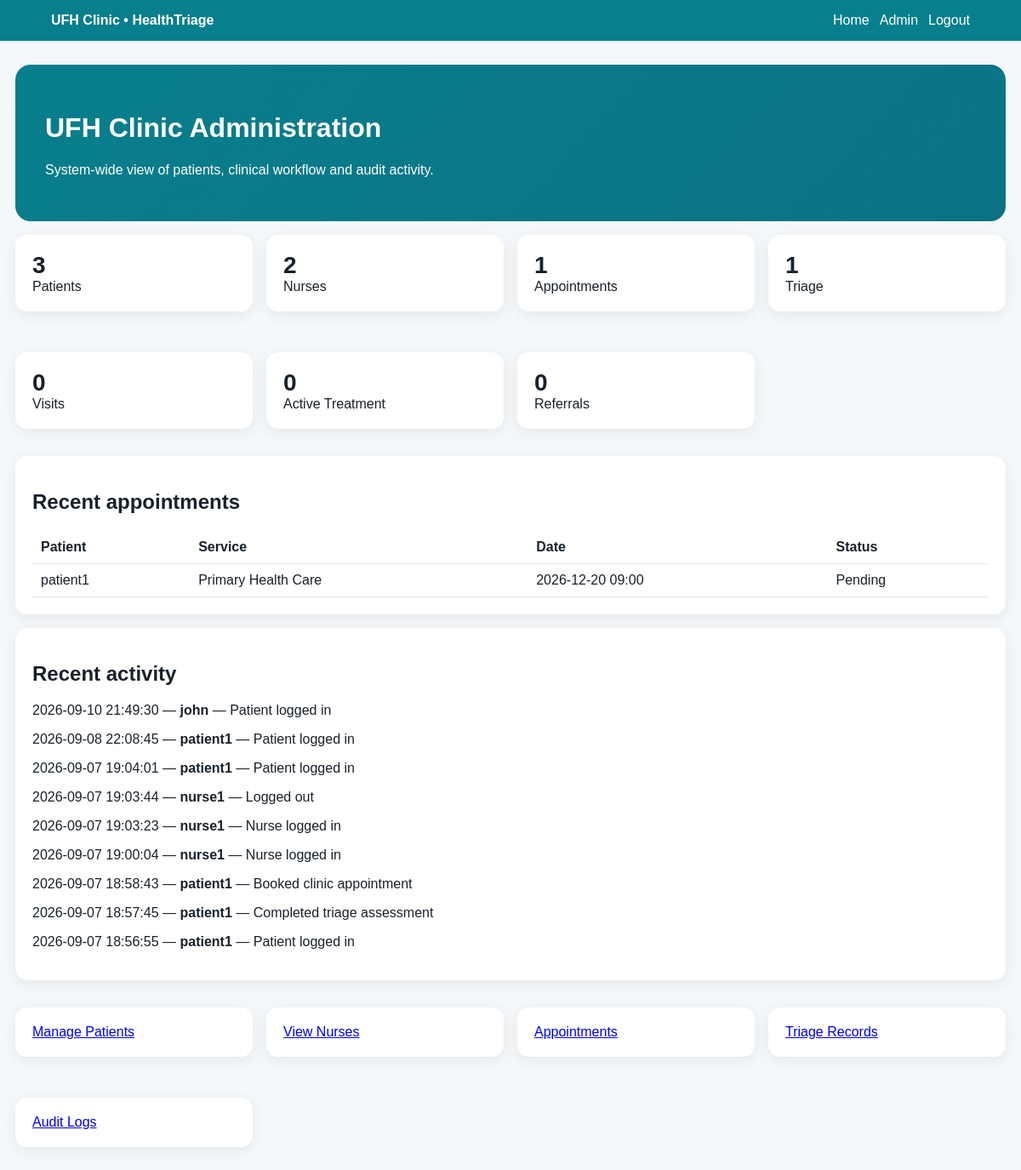
The app's page /admin/dashboard (signed in) with its own data.
### tables this page shows
CREATE TABLE appointments (
        id INTEGER PRIMARY KEY AUTOINCREMENT,
        patient_id INTEGER NOT NULL,
        patient_name TEXT NOT NULL,
        service TEXT NOT NULL DEFAULT 'Consultation',
        nurse_name TEXT DEFAULT '',
        appointment_date TEXT NOT NULL,
        appointment_time TEXT NOT NULL,
        reason TEXT NOT NULL,
        notes TEXT DEFAULT '',
        status TEXT NOT NULL DEFAULT 'Pending',
        nurse_notes TEXT DEFAULT '',
        created_at TEXT NOT NULL,
        FOREIGN KEY(patient_id) REFERENCES users(id)
    );

CREATE TABLE activity_logs (
        id INTEGER PRIMARY KEY AUTOINCREMENT,
        user_id INTEGER,
        user_name TEXT,
        user_role TEXT,
        action TEXT NOT NULL,
        created_at TEXT NOT NULL
    );

### app.py (the view)
@app.route('/admin/dashboard')
def admin_dashboard():
    d=require_role('admin','admin_login');
    if d:return d
    c=get_db(); stats={k:c.execute(q).fetchone()[0] for k,q in {'patients':"SELECT COUNT(*) FROM users WHERE role='patient'",'nurses':"SELECT COUNT(*) FROM users WHERE role='nurse'",'appointments':'SELECT COUNT(*) FROM appointments','triage':'SELECT COUNT(*) FROM triage_records','visits':'SELECT COUNT(*) FROM visits','active_treatment':"SELECT COUNT(*) FROM treatment_records WHERE status='Active'",'referrals':'SELECT COUNT(*) FROM referrals'}.items()}; ap=c.execute('SELECT * FROM appointments ORDER BY created_at DESC LIMIT 8').fetchall(); logs=c.execute('SELECT * FROM activity_logs ORDER BY created_at DESC LIMIT 10').fetchall(); c.close(); return render_template('adminDashboard.html',name=session['name'],stats=stats,appointments=ap,logs=logs)

### app.py (called while the page is built)
def get_db():
    conn = sqlite3.connect(DB_PATH)
    conn.row_factory = sqlite3.Row
    conn.execute('PRAGMA foreign_keys = ON')
    return conn

def require_role(role, endpoint):
    if session.get('role') != role:
        flash('Please login to continue.', 'error')
        return redirect(url_for(endpoint))
    return None

@app.context_processor
def globals_for_templates():
    return {'services': SERVICES, 'today': date.today().isoformat()}

### templates/adminDashboard.html
{% extends 'base.html' %}{% block title %}Admin Dashboard{% endblock %}{% block content %}<div class="hero"><h1>UFH Clinic Administration</h1><p>System-wide view of patients, clinical workflow and audit activity.</p></div><div class="grid">{% for k,v in stats.items() %}<div class="card"><div class="stat">{{v}}</div><div>{{k.replace('_',' ').title()}}</div></div>{% endfor %}</div><div class="card"><h2>Recent appointments</h2><table class="table"><tr><th>Patient</th><th>Service</th><th>Date</th><th>Status</th></tr>{% for a in appointments %}<tr><td>{{a['patient_name']}}</td><td>{{a['service']}}</td><td>{{a['appointment_date']}} {{a['appointment_time']}}</td><td>{{a['status']}}</td></tr>{% endfor %}</table></div><div class="card"><h2>Recent activity</h2>{% for l in logs %}<p>{{l['created_at']}} — <b>{{l['user_name'] or 'System'}}</b> — {{l['action']}}</p>{% endfor %}</div><div class="grid"><a class="card" href="{{url_for('admin_patients')}}">Manage Patients</a><a class="card" href="{{url_for('admin_nurses')}}">View Nurses</a><a class="card" href="{{url_for('admin_appointments')}}">Appointments</a><a class="card" href="{{url_for('admin_triage')}}">Triage Records</a><a class="card" href="{{url_for('admin_logs')}}">Audit Logs</a></div>{% endblock %}

### templates/base.html (shortened to what this page needs)
<!doctype html><html lang="en"><head><meta charset="utf-8"><meta name="viewport" content="width=device-width,initial-scale=1"><title>{% block title %}UFH Clinic & HealthTriage{% endblock %}</title></head><body><div class="nav"><div class="brand">UFH Clinic • HealthTriage</div><div class="navlinks"><a href="{{url_for('home')}}">Home</a>{% if session.get('role')=='patient' %}<a href="{{url_for('patient_dashboard')}}">Dashboard</a><a href="{{url_for('patient_records')}}">Digital Records</a><a href="{{url_for('book_appointment')}}">Book</a>{% elif session.get('role')=='nurse' %}<a href="{{url_for('nurse_dashboard')}}">Nurse Dashboard</a>{% elif session.get('role')=='admin' %}<a href="{{url_for('admin_dashboard')}}">Admin</a>{% endif %}{% if session.get('user_id') %}<a href="{{url_for('logout')}}">Logout</a>{% endif %}</div></div><div class="wrap">{% with messages=get_flashed_messages(with_categories=true) %}{% for cat,msg in messages %}<div class="flash {{cat}}">{{msg}}</div>{% endfor %}{% endwith %}{% block content %}{% endblock %}</div></body></html>

### templates/base.html (style rules this page uses)
* { box-sizing:border-box }
body { margin:0;font-family:Arial,Helvetica,sans-serif;background:#f4f8fb;color:#17212b }
.nav { background:#087f8c;color:#fff;padding:15px 5%;display:flex;align-items:center;justify-content:space-between;gap:20px;position:sticky;top:0;z-index:10 }
.nav a { color:#fff;text-decoration:none;margin-left:12px }
.brand { font-weight:800 }
.wrap { max-width:1200px;margin:28px auto;padding:0 18px }
.hero { background:linear-gradient(135deg,#087f8c,#0b7285);color:#fff;border-radius:18px;padding:35px }
.grid { display:grid;grid-template-columns:repeat(auto-fit,minmax(240px,1fr));gap:16px }
.card { background:#fff;border-radius:14px;padding:20px;margin:16px 0;box-shadow:0 4px 18px #00000012 }
.stat { font-size:28px;font-weight:800 }
.navlinks { display:flex;align-items:center;flex-wrap:wrap }
.table { width:100%;border-collapse:collapse }
.table th,.table td { padding:10px;border-bottom:1px solid #e5e7eb;text-align:left;vertical-align:top }

### records on screen
appointments: patient_name "patient1", service "Primary Health Care", appointment_date "2026-12-20", appointment_time "09:00", status "Pending"
activity_logs: created_at "2026-09-10 21:49:30", user_name "john", action "Patient logged in"
activity_logs: created_at "2026-09-08 22:08:45", user_name "patient1", action "Patient logged in"
activity_logs: created_at "2026-09-07 19:04:01", user_name "patient1", action "Patient logged in"
activity_logs: created_at "2026-09-07 19:03:44", user_name "nurse1", action "Logged out"
activity_logs: created_at "2026-09-07 19:03:23", user_name "nurse1", action "Nurse logged in"
activity_logs: created_at "2026-09-07 19:00:04", user_name "nurse1", action "Nurse logged in"
activity_logs: created_at "2026-09-07 18:58:43", user_name "patient1", action "Booked clinic appointment"
activity_logs: created_at "2026-09-07 18:57:45", user_name "patient1", action "Completed triage assessment"
activity_logs: created_at "2026-09-07 18:56:55", user_name "patient1", action "Patient logged in"

### other values on screen
{{ v }} "3" "2" "1" "1" "0" "0" "0"
{{ k.replace('_',' ').title() }} "Patients" "Nurses" "Appointments" "Triage" "Visits" "Active Treatment" "Referrals"
